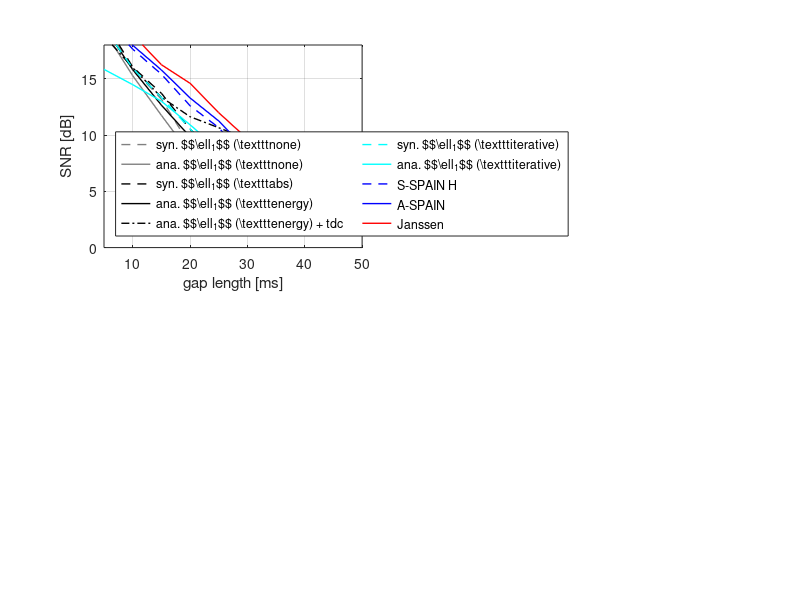

Write the MATLAB code that produced this figure. (Note: this script raises an error after producing the figure.)
for offset = 1:2
    
    if offset == 1
        F = load('final_test');
        G = load('reweighting/results');
    else
        F = load('final_test_half');
        G = load('reweighting/results_half');
    end
    algos = {'syn. $$\ell_1$$ (\texttt{none})',...
             'ana. $$\ell_1$$ (\texttt{none})',...
             'syn. $$\ell_1$$ (\texttt{abs})',...
             'ana. $$\ell_1$$ (\texttt{energy})',...
             'ana. $$\ell_1$$ (\texttt{energy}) + tdc',...
             'syn. $$\ell_1$$ (\texttt{iterative})',...   
             'ana. $$\ell_1$$ (\texttt{iterative})',...   
             'S-SPAIN H',...
             'A-SPAIN',...
             'Janssen'};

    gaps = 5:5:50;     
    figure;

    %            DR        CP        wDR       wCP       wCPtdc    reDR      reCP      S-SPAIN   A-SPAIN,  Janssen
    colors  = [ .5 .5 .5; .5 .5 .5;  0  0  0;  0  0  0;  0  0  0;  0  1  1;  0  1  1;  0  0  1;  0  0  1;  1  0  0 ];
    styles  = { '--',      '-',      '--',     '-',      '-.',      '--',     '-',      '--',     '-',      '-'     };
    markers = { 'none',    'none',   'none',   'none',   'none',   'none',   'none',   'none',   'none',   'none'  };
    widths  = [ 1,         1,        1,        1,        1,        1,        1,        1,        1,        1       ];

    K = 10;

    %% SNRs
    subplot(2,2,1);
    for algo = 1:10
        if algo < 6
            avg_per_algo = mean(F.SNRs(:,algo,:,:),1,'omitnan');
        else
            if algo < 8
                avg_per_algo = mean(G.SNRs(:,algo-3,:,:),1,'omitnan');
            else
                avg_per_algo = mean(F.SNRs(:,algo-2,:,:),1,'omitnan');
            end            
        end
        avg_per_algo_and_gap = mean(avg_per_algo,4);   
        plot(gaps,avg_per_algo_and_gap(:),...
            'color',colors(algo,:),...
            'linestyle',styles{algo},...
            'marker',markers{algo},...
            'linewidth',widths(algo));
        hold on;
    end
    legend(algos(1:10),'location','southwest','numcolumns',2);
    xlabel('gap length [ms]');
    ylabel('SNR [dB]');
    ylim([0 18]);
    xlim([5 50]);
    grid on;
    ax = gca;
    ax.XTick = 5:5:50;
    ax.YTick = 0:2:18;

    %% ODGs
    subplot(2,2,2);
    for algo = 1:K
        if algo < 6
            avg_per_algo = mean(F.ODGs(:,algo,:,:),1,'omitnan');
        else
            if algo < 8
                avg_per_algo = mean(G.ODGs(:,algo-3,:,:),1,'omitnan');
            else
                avg_per_algo = mean(F.ODGs(:,algo-2,:,:),1,'omitnan');
            end            
        end
        avg_per_algo_and_gap = mean(avg_per_algo,4);   
        plot(gaps,avg_per_algo_and_gap(:),...
            'color',colors(algo,:),...
            'linestyle',styles{algo},...
            'marker',markers{algo},...
            'linewidth',widths(algo));
        hold on;
    end
    legend(algos(1:K),'location','southwest','numcolumns',2);
    xlabel('gap length [ms]');
    ylabel('ODG');
    xlim([5 50]);
    grid on;
    ax = gca;
    ax.XTick = 5:5:50;

    %% PSMs
    subplot(2,2,3);
    for algo = 1:K
        if algo < 6
            avg_per_algo = mean(F.PSMs(:,algo,:,:),1,'omitnan');
        else
            if algo < 8
                avg_per_algo = mean(G.PSMs(:,algo-3,:,:),1,'omitnan');
            else
                avg_per_algo = mean(F.PSMs(:,algo-2,:,:),1,'omitnan');
            end            
        end
        avg_per_algo_and_gap = mean(avg_per_algo,4);   
        plot(gaps,avg_per_algo_and_gap(:),...
            'color',colors(algo,:),...
            'linestyle',styles{algo},...
            'marker',markers{algo},...
            'linewidth',widths(algo));
        hold on;
    end
    legend(algos,'location','southwest');
    xlabel('gap length [ms]');
    ylabel('PSM');
    xlim([5 50]);
    grid on;
    ax = gca;
    ax.XTick = 5:5:50;

    %% PSMts
    subplot(2,2,4);
    for algo = 1:K
        if algo < 6
            avg_per_algo = mean(F.PSMts(:,algo,:,:),1,'omitnan');
        else
            if algo < 8
                avg_per_algo = mean(G.PSMts(:,algo-3,:,:),1,'omitnan');
            else
                avg_per_algo = mean(F.PSMts(:,algo-2,:,:),1,'omitnan');
            end            
        end
        avg_per_algo_and_gap = mean(avg_per_algo,4);   
        plot(gaps,avg_per_algo_and_gap(:),...
            'color',colors(algo,:),...
            'linestyle',styles{algo},...
            'marker',markers{algo},...
            'linewidth',widths(algo));
        hold on;
    end
    legend(algos,'location','southwest');
    xlabel('gap length [ms]');
    ylabel('PSM$$_t$$');
    xlim([5 50]);
    grid on;
    ax = gca;
    ax.XTick = 5:5:50;

    if offset == 1
        sgtitle('Overall comparison of the methods with full offset');
    else
        sgtitle('Overall comparison of the methods with half offset');
    end
    
end